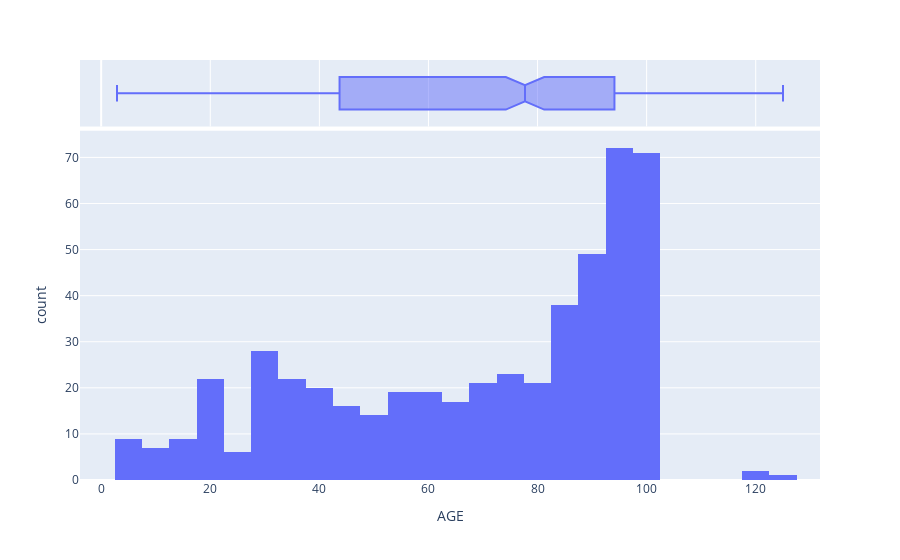

Source (notebook cell):
### Code cell
o7=user1.show_outliers("AGE")
o7["output"]

### Figure 1 — Plotly figure (JSON) as saved in the notebook; plotly's stock layout.template omitted (floating-point values rounded to 4 significant figures; data arrays with more than 128 entries replaced by an {"elided": "..."} marker saying what was removed)
{"data": [{"alignmentgroup": "True", "bingroup": "x", "hovertemplate": "AGE=%{x}<br>count=%{y}<extra></extra>", "legendgroup": "", "marker": {"color": "#636efa", "pattern": {"shape": ""}}, "name": "", "offsetgroup": "", "orientation": "v", "showlegend": false, "type": "histogram", "x": {"elided": "506 float values"}, "xaxis": "x", "yaxis": "y"}, {"alignmentgroup": "True", "customdata": {"elided": "506x15 mixed values"}, "hovertemplate": "AGE=%{x}<br>CRIM=%{customdata[0]}<br>ZN=%{customdata[1]}<br>INDUS=%{customdata[2]}<br>CHAS=%{customdata[3]}<br>NOX=%{customdata[4]}<br>RM=%{customdata[5]}<br>DIS=%{customdata[6]}<br>RAD=%{customdata[7]}<br>TAX=%{customdata[8]}<br>PTRATIO=%{customdata[9]}<br>B=%{customdata[10]}<br>LSTAT=%{customdata[11]}<br>MEDV=%{customdata[12]}<br>Country=%{customdata[13]}<br>Day=%{customdata[14]}<extra></extra>", "legendgroup": "", "marker": {"color": "#636efa"}, "name": "", "notched": true, "offsetgroup": "", "showlegend": false, "type": "box", "x": {"elided": "506 float values"}, "xaxis": "x2", "yaxis": "y2"}], "layout": {"barmode": "relative", "legend": {"tracegroupgap": 0}, "margin": {"t": 60}, "xaxis": {"anchor": "y", "domain": [0, 1], "title": {"text": "AGE"}}, "xaxis2": {"anchor": "y2", "domain": [0, 1], "matches": "x", "showgrid": true, "showticklabels": false}, "yaxis": {"anchor": "x", "domain": [0, 0.8316], "title": {"text": "count"}}, "yaxis2": {"anchor": "x2", "domain": [0.8416, 1], "matches": "y2", "showgrid": false, "showline": false, "showticklabels": false, "ticks": ""}}}
